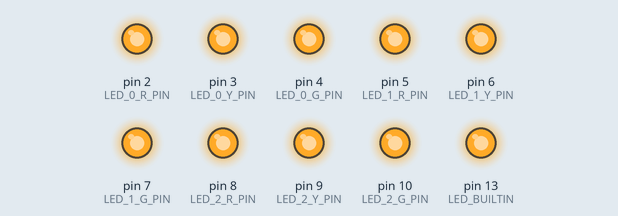
The sketch below on a simulated Arduino Uno, built with avr-gcc and run on an emulated ATmega328P. Shown: output pins drawn as LEDs (lit = HIGH).

Above: at 0.2 s.
At 2.2 s:
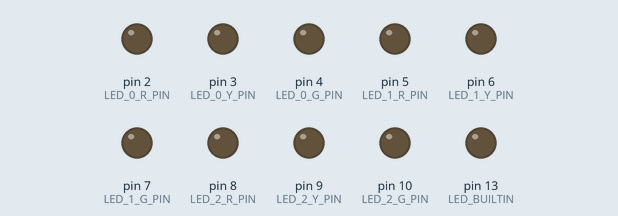
Timing chart, 0 to 3.0 s (numbered marks = the images above):
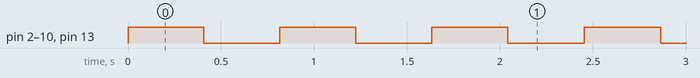

The sketch:

jtrafficlight.ino
```cpp
// https://github.com/llschall/jtrafficlight
// JTrafficLight v1.0.3


#include "light.h"

void setup() {
  setup_impl();
}

void loop() {
  loop_impl();
}
```

light.h
```cpp
unsigned long BAUD = 9600;

int LED_0_R_PIN = 2;
int LED_0_Y_PIN = 3;
int LED_0_G_PIN = 4;

int LED_1_R_PIN = 5;
int LED_1_Y_PIN = 6;
int LED_1_G_PIN = 7;

int LED_2_R_PIN = 8;
int LED_2_Y_PIN = 9;
int LED_2_G_PIN = 10;

bool switchOn(int d);
void switchAll(int m);

void setup_impl() {
  Serial.begin(BAUD);

  pinMode(LED_0_R_PIN, OUTPUT);
  pinMode(LED_0_Y_PIN, OUTPUT);
  pinMode(LED_0_G_PIN, OUTPUT);

  pinMode(LED_1_R_PIN, OUTPUT);
  pinMode(LED_1_Y_PIN, OUTPUT);
  pinMode(LED_1_G_PIN, OUTPUT);

  pinMode(LED_2_R_PIN, OUTPUT);
  pinMode(LED_2_Y_PIN, OUTPUT);
  pinMode(LED_2_G_PIN, OUTPUT);

  pinMode(LED_BUILTIN, OUTPUT);

  digitalWrite(LED_BUILTIN, LOW);
}

int i = 0;

int blink_0_r = 1;
int blink_0_y = 1;
int blink_0_g = 1;

int blink_1_r = 1;
int blink_1_y = 1;
int blink_1_g = 1;

int blink_2_r = 1;
int blink_2_y = 1;
int blink_2_g = 1;

int build_in = 1;

char buffer[11];

long last = millis();

void loop_impl() {

  if (i == 1024) i = 0;

  if (Serial.available() >= 11) {
    Serial.readBytes(buffer, 1);
    if (buffer[0] != 'm') return;

    Serial.readBytes(buffer, 10);

    blink_0_r = buffer[0] - '0';
    blink_0_y = buffer[1] - '0';
    blink_0_g = buffer[2] - '0';

    blink_1_r = buffer[3] - '0';
    blink_1_y = buffer[4] - '0';
    blink_1_g = buffer[5] - '0';

    blink_2_r = buffer[6] - '0';
    blink_2_y = buffer[7] - '0';
    blink_2_g = buffer[8] - '0';

    last = millis();
    build_in = 0;
  }

  long l = millis() - last;

  if (l > 40000) {
    if (l > 180000) {
      switchAll(0);
    } else {
      build_in = 1;
      switchAll(1);
    }
  }

  digitalWrite(LED_0_R_PIN, switchOn(blink_0_r) ? HIGH : LOW);
  digitalWrite(LED_0_Y_PIN, switchOn(blink_0_y) ? HIGH : LOW);
  digitalWrite(LED_0_G_PIN, switchOn(blink_0_g) ? HIGH : LOW);

  digitalWrite(LED_1_R_PIN, switchOn(blink_1_r) ? HIGH : LOW);
  digitalWrite(LED_1_Y_PIN, switchOn(blink_1_y) ? HIGH : LOW);
  digitalWrite(LED_1_G_PIN, switchOn(blink_1_g) ? HIGH : LOW);

  digitalWrite(LED_2_R_PIN, switchOn(blink_2_r) ? HIGH : LOW);
  digitalWrite(LED_2_Y_PIN, switchOn(blink_2_y) ? HIGH : LOW);
  digitalWrite(LED_2_G_PIN, switchOn(blink_2_g) ? HIGH : LOW);

  digitalWrite(LED_BUILTIN, switchOn(build_in) ? HIGH : LOW);

  delay(200);
  i++;
}

bool switchOn(int d) {

  if (d == 8) return true;
  if (d == 0) return false;

  int p = pow(2, d);

  bool on = false;
  for (int j = 0; j <= i; j++) {
    if (j % p == 0) {
      on = !on;
    }
  }
  return on;
}

void switchAll(int m) {

  blink_0_r = m;
  blink_0_y = m;
  blink_0_g = m;

  blink_1_r = m;
  blink_1_y = m;
  blink_1_g = m;

  blink_2_r = m;
  blink_2_y = m;
  blink_2_g = m;
}
```

Measured:
- by itself, pin 2 (LED_0_R_PIN), pin 3 (LED_0_Y_PIN), pin 4 (LED_0_G_PIN), pin 5 (LED_1_R_PIN), pin 6 (LED_1_Y_PIN), pin 7 (LED_1_G_PIN), pin 8 (LED_2_R_PIN), pin 9 (LED_2_Y_PIN), pin 10 (LED_2_G_PIN), pin 13 (LED_BUILTIN): repeats every 0.82 s: LOW 0.41 s, HIGH 0.41 s
